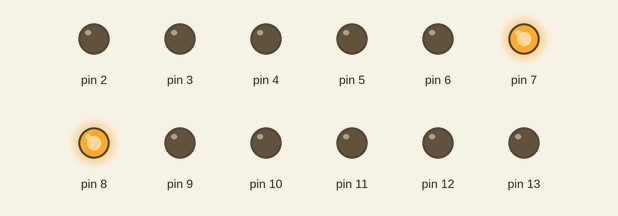
Simulated run of this sketch. Board: Arduino Uno, built with avr-gcc and run on an emulated ATmega328P. On the bench: output pins drawn as LEDs (lit = HIGH).

Above: at 0.1 s.
Timing chart, 0 to 1.6 s (numbered marks = the images above):
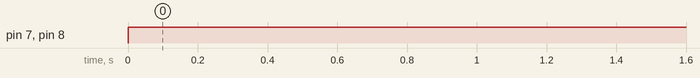

Measured:
- by itself, pin 7, pin 8: LOW → HIGH at 0.00 s

The sketch:

sketch_feb22a.ino
```cpp
int array[13]={0,0,0,0,0,0,1,1,0,0,0,0,0};
void initPin(){
  for(int i = 0;i<=12;i++){
    pinMode(i+1,OUTPUT);
    }
  }

void arrayWrite(int array[13]){
  for(int i = 0;i<=12;i++){
    digitalWrite(i+1,array[i]);
  }
}
int readHum(){
  return analogRead(A0);
}
void setup() {
  // put your setup code here, to run once:
    Serial.begin(9600);
    initPin();
}

void loop() {
  // put your main code here, to run repeatedly:
    digitalWrite(7,1);
    digitalWrite(8,1);

}
```
